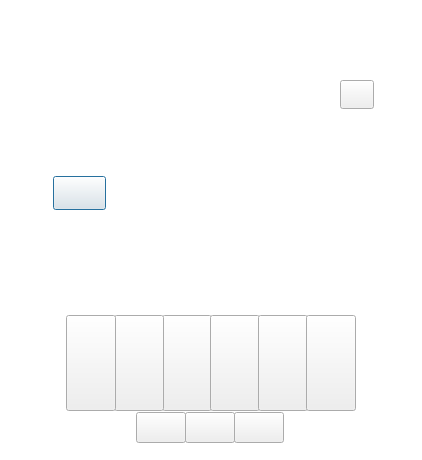
<?xml version="1.0" encoding="UTF-8"?>
<ui version="4.0">
 <class>MiniWindow</class>
 <widget class="QDialog" name="MiniWindow">
  <property name="geometry">
   <rect>
    <x>0</x>
    <y>0</y>
    <width>422</width>
    <height>460</height>
   </rect>
  </property>
  <property name="windowTitle">
   <string>Dialog</string>
  </property>
  <widget class="QGraphicsView" name="P_C_Tape">
   <property name="enabled">
    <bool>true</bool>
   </property>
   <property name="geometry">
    <rect>
     <x>-5</x>
     <y>-4</y>
     <width>432</width>
     <height>470</height>
    </rect>
   </property>
   <property name="styleSheet">
    <string notr="true">border-image: url(:/images/Cassette Tape.png);</string>
   </property>
  </widget>
  <widget class="QGraphicsView" name="Player">
   <property name="geometry">
    <rect>
     <x>-5</x>
     <y>-4</y>
     <width>432</width>
     <height>470</height>
    </rect>
   </property>
   <property name="sizeIncrement">
    <size>
     <width>0</width>
     <height>0</height>
    </size>
   </property>
   <property name="baseSize">
    <size>
     <width>0</width>
     <height>0</height>
    </size>
   </property>
   <property name="autoFillBackground">
    <bool>false</bool>
   </property>
   <property name="styleSheet">
    <string notr="true">border-image: url(:/images/Miniplayer.png);</string>
   </property>
  </widget>
  <widget class="QGraphicsView" name="P_Cassette">
   <property name="enabled">
    <bool>true</bool>
   </property>
   <property name="geometry">
    <rect>
     <x>-5</x>
     <y>-4</y>
     <width>432</width>
     <height>470</height>
    </rect>
   </property>
   <property name="styleSheet">
    <string notr="true">border-image: url(:/images/Cassette.png);</string>
   </property>
  </widget>
  <widget class="QPushButton" name="P_C_Song">
   <property name="geometry">
    <rect>
     <x>53</x>
     <y>176</y>
     <width>53</width>
     <height>34</height>
    </rect>
   </property>
   <property name="styleSheet">
    <string notr="true">border-image: url(:/images/Button Song.png);</string>
   </property>
   <property name="text">
    <string/>
   </property>
  </widget>
  <widget class="QGraphicsView" name="P_C_Vibes">
   <property name="enabled">
    <bool>true</bool>
   </property>
   <property name="geometry">
    <rect>
     <x>-5</x>
     <y>-4</y>
     <width>432</width>
     <height>470</height>
    </rect>
   </property>
   <property name="styleSheet">
    <string notr="true">border-image: url(:/images/Cassette Vibes.png);</string>
   </property>
  </widget>
  <widget class="QPushButton" name="P_Maximize">
   <property name="geometry">
    <rect>
     <x>340</x>
     <y>80</y>
     <width>34</width>
     <height>29</height>
    </rect>
   </property>
   <property name="styleSheet">
    <string notr="true">border-image: url(:/images/Miniplayer +.png);</string>
   </property>
   <property name="text">
    <string/>
   </property>
  </widget>
  <widget class="QGraphicsView" name="P_C_Tape_Color">
   <property name="enabled">
    <bool>true</bool>
   </property>
   <property name="geometry">
    <rect>
     <x>85</x>
     <y>55</y>
     <width>256</width>
     <height>118</height>
    </rect>
   </property>
   <property name="palette">
    <palette>
     <active>
      <colorrole role="Base">
       <brush brushstyle="SolidPattern">
        <color alpha="255">
         <red>170</red>
         <green>0</green>
         <blue>0</blue>
        </color>
       </brush>
      </colorrole>
     </active>
     <inactive>
      <colorrole role="Base">
       <brush brushstyle="SolidPattern">
        <color alpha="255">
         <red>170</red>
         <green>0</green>
         <blue>0</blue>
        </color>
       </brush>
      </colorrole>
     </inactive>
     <disabled/>
    </palette>
   </property>
   <property name="autoFillBackground">
    <bool>false</bool>
   </property>
  </widget>
  <widget class="QPushButton" name="M_Help">
   <property name="geometry">
    <rect>
     <x>234</x>
     <y>412</y>
     <width>50</width>
     <height>31</height>
    </rect>
   </property>
   <property name="styleSheet">
    <string notr="true">border-image: url(:/images/Button Help.png);</string>
   </property>
   <property name="text">
    <string/>
   </property>
  </widget>
  <widget class="QPushButton" name="M_Clear">
   <property name="geometry">
    <rect>
     <x>136</x>
     <y>412</y>
     <width>50</width>
     <height>31</height>
    </rect>
   </property>
   <property name="styleSheet">
    <string notr="true">border-image: url(:/images/Button Clear.png);</string>
   </property>
   <property name="text">
    <string/>
   </property>
  </widget>
  <widget class="QPushButton" name="M_Search">
   <property name="geometry">
    <rect>
     <x>185</x>
     <y>412</y>
     <width>50</width>
     <height>31</height>
    </rect>
   </property>
   <property name="styleSheet">
    <string notr="true">border-image: url(:/images/Button Search.png);</string>
   </property>
   <property name="text">
    <string/>
   </property>
  </widget>
  <widget class="QGraphicsView" name="Background">
   <property name="geometry">
    <rect>
     <x>-5</x>
     <y>-5</y>
     <width>432</width>
     <height>470</height>
    </rect>
   </property>
   <property name="styleSheet">
    <string notr="true">border-image: url(:/images/Miniplayer Background.png);</string>
   </property>
  </widget>
  <widget class="QGraphicsView" name="Menu">
   <property name="geometry">
    <rect>
     <x>122</x>
     <y>395</y>
     <width>175</width>
     <height>50</height>
    </rect>
   </property>
   <property name="palette">
    <palette>
     <active>
      <colorrole role="Base">
       <brush brushstyle="SolidPattern">
        <color alpha="255">
         <red>169</red>
         <green>69</green>
         <blue>134</blue>
        </color>
       </brush>
      </colorrole>
     </active>
     <inactive>
      <colorrole role="Base">
       <brush brushstyle="SolidPattern">
        <color alpha="255">
         <red>169</red>
         <green>69</green>
         <blue>134</blue>
        </color>
       </brush>
      </colorrole>
     </inactive>
     <disabled/>
    </palette>
   </property>
  </widget>
  <widget class="QPushButton" name="B_Play">
   <property name="geometry">
    <rect>
     <x>162</x>
     <y>315</y>
     <width>50</width>
     <height>96</height>
    </rect>
   </property>
   <property name="styleSheet">
    <string notr="true">border-image: url(:/images/Player Button 3.png);</string>
   </property>
   <property name="text">
    <string/>
   </property>
  </widget>
  <widget class="QPushButton" name="B_Back">
   <property name="geometry">
    <rect>
     <x>114</x>
     <y>315</y>
     <width>50</width>
     <height>96</height>
    </rect>
   </property>
   <property name="styleSheet">
    <string notr="true">border-image: url(:/images/Player Button 2.png);</string>
   </property>
   <property name="text">
    <string/>
   </property>
  </widget>
  <widget class="QPushButton" name="B_Pause">
   <property name="geometry">
    <rect>
     <x>210</x>
     <y>315</y>
     <width>50</width>
     <height>96</height>
    </rect>
   </property>
   <property name="styleSheet">
    <string notr="true">border-image: url(:/images/Player Button 4.png);</string>
   </property>
   <property name="text">
    <string/>
   </property>
  </widget>
  <widget class="QPushButton" name="B_Forwaard">
   <property name="geometry">
    <rect>
     <x>258</x>
     <y>315</y>
     <width>50</width>
     <height>96</height>
    </rect>
   </property>
   <property name="styleSheet">
    <string notr="true">border-image: url(:/images/Player Button 5.png);</string>
   </property>
   <property name="text">
    <string/>
   </property>
  </widget>
  <widget class="QPushButton" name="B_Shuffle">
   <property name="geometry">
    <rect>
     <x>66</x>
     <y>315</y>
     <width>50</width>
     <height>96</height>
    </rect>
   </property>
   <property name="styleSheet">
    <string notr="true">border-image: url(:/images/Player Button 1.png);</string>
   </property>
   <property name="text">
    <string/>
   </property>
  </widget>
  <widget class="QPushButton" name="B_Restart">
   <property name="geometry">
    <rect>
     <x>306</x>
     <y>315</y>
     <width>50</width>
     <height>96</height>
    </rect>
   </property>
   <property name="styleSheet">
    <string notr="true">border-image: url(:/images/Player Button 6.png);</string>
   </property>
   <property name="text">
    <string/>
   </property>
  </widget>
  <zorder>Background</zorder>
  <zorder>Menu</zorder>
  <zorder>Player</zorder>
  <zorder>P_C_Tape_Color</zorder>
  <zorder>P_C_Tape</zorder>
  <zorder>P_C_Vibes</zorder>
  <zorder>P_Cassette</zorder>
  <zorder>P_Maximize</zorder>
  <zorder>P_C_Song</zorder>
  <zorder>M_Help</zorder>
  <zorder>M_Search</zorder>
  <zorder>M_Clear</zorder>
  <zorder>B_Play</zorder>
  <zorder>B_Back</zorder>
  <zorder>B_Pause</zorder>
  <zorder>B_Forwaard</zorder>
  <zorder>B_Shuffle</zorder>
  <zorder>B_Restart</zorder>
 </widget>
 <resources/>
 <connections/>
</ui>
